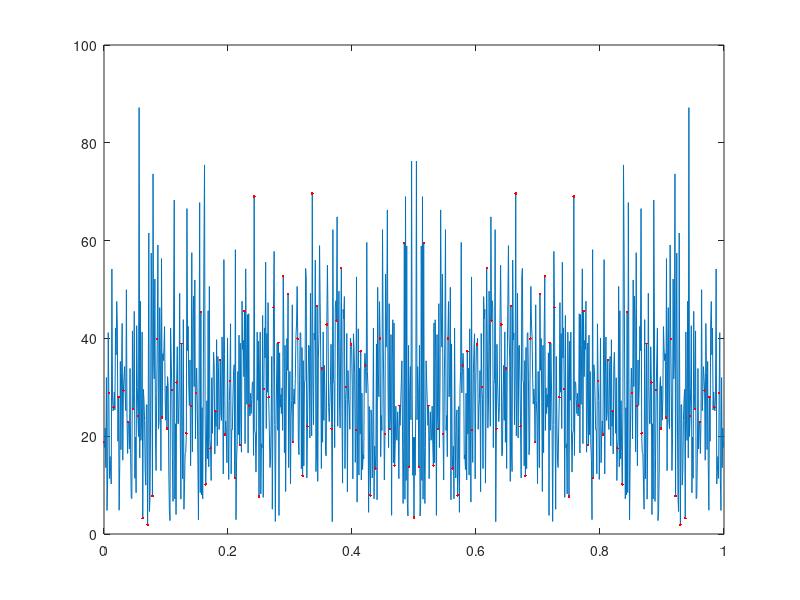

This chart was generated by the following MATLAB code:

T = 1024;
N = 128;
x = randn(1,T);

X = fft(x);

XX = zeros(1,N);

for k=0:(N-1)
    for t=0:(T-1)
        XX(k+1) = x(t+1)*exp(-1j*2*pi*t*k/N) + XX(k+1);
    end
end

plot([0:T-1]/T,abs(X));
hold on;
plot([0:N-1]/N,abs(XX),'r.')
